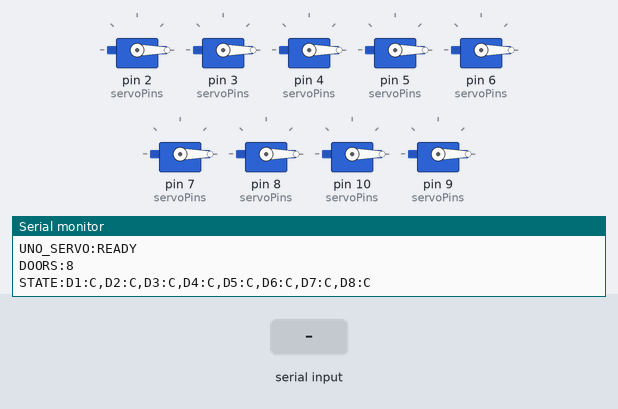
A sketch run on a simulated Arduino Uno, built with avr-gcc and run on an emulated ATmega328P. On the bench: 9 × servo, the last lines printed to the serial monitor. The test bench sets the inputs (shaded band). EEPROM starts erased.

Above: at 2.7 s.
2.8 s: "TEST\n" received over Serial
At 4.0 s:
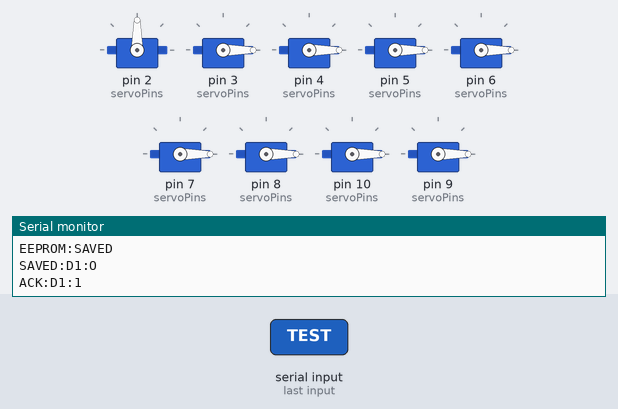
At 5.8 s:
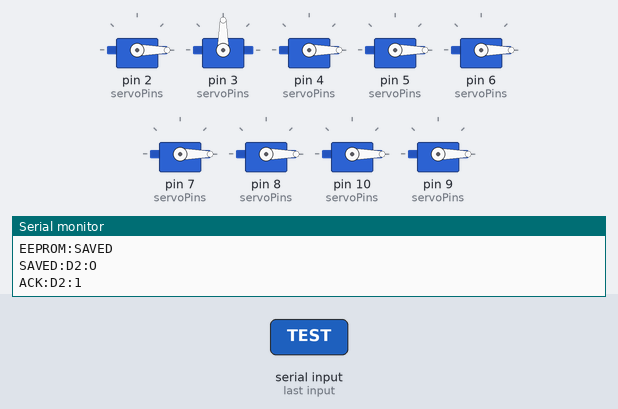
Timing chart, 0 to 19.9 s (numbered marks = the images above; inputs shaded):
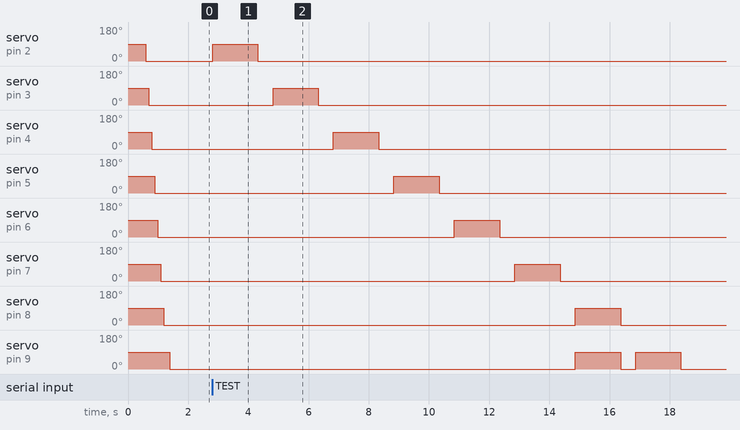

Measured:
- after the input at 2.8 s, servo on pin 2 (servoPins): 0° → 90° at once, → 0° 1.5 s later; servo on pin 3 (servoPins): 0° → 90° after 2.0 s, → 0° 1.5 s later

The sketch:

Uno_R3_Servo_Control.ino
```cpp
// UNO R3 Servo Control - Fixed Serial Printing
#include <Servo.h>
#include <EEPROM.h>

#define DOOR_COUNT 8
#define SERVO_ANGLE_CLOSED 0
#define SERVO_ANGLE_OPEN   90

// EEPROM configuration
#define EEPROM_START_ADDR 0
#define EEPROM_INIT_FLAG 100
#define EEPROM_MAGIC_VALUE 0xAA

// Servo pin mapping (Door 7 dual wing + Door 8 corrected)
const int servoPins[DOOR_COUNT + 1] = {
  2,  // Door 1
  3,  // Door 2
  4,  // Door 3
  5,  // Door 4
  6,  // Door 5
  7,  // Door 6
  8,  // Door 7A (dual wing)
  10, // Door 8 (corrected pin)
  9   // Door 7B (dual wing)
};

Servo servos[DOOR_COUNT + 1];
bool doorStates[DOOR_COUNT + 1] = {false};
unsigned long lastCommandTime[DOOR_COUNT + 1] = {0};
unsigned long lastStatusPrint = 0;
unsigned long commandsProcessed = 0;

String inputString = "";
bool stringComplete = false;
const unsigned long COMMAND_COOLDOWN = 500;

void setup() {
  Serial.begin(115200);
  delay(100);

  Serial.println("UNO_SERVO:INIT");
  delay(10);

  // Initialize servos
  for (int i = 0; i < DOOR_COUNT + 1; i++) {
    servos[i].attach(servoPins[i]);
    Serial.print("SERVO");
    Serial.print(i + 1);
    Serial.print(":PIN");
    Serial.print(servoPins[i]);
    Serial.println(":ATTACHED");
    delay(50);
  }

  // Load states from EEPROM
  loadDoorStates();

  // Set initial positions
  for (int i = 0; i < DOOR_COUNT + 1; i++) {
    int angle = doorStates[i] ? SERVO_ANGLE_OPEN : SERVO_ANGLE_CLOSED;
    servos[i].write(angle);
    Serial.print("SERVO");
    Serial.print(i + 1);
    Serial.print(":ANGLE:");
    Serial.print(angle);
    Serial.println("°");
    delay(100);
  }

  Serial.println("UNO_SERVO:READY");
  delay(10);
  Serial.print("DOORS:");
  Serial.println(DOOR_COUNT);
  delay(10);

  printAllDoorStates();
}

void loop() {
  // ===== ENHANCED SERIAL PROCESSING WITH BUFFER PROTECTION =====
  while (Serial.available()) {
    char inChar = (char)Serial.read();

    // Buffer overflow protection
    if (inputString.length() >= 50) {
      inputString = "";  // Reset if too long
      Serial.println("BUFFER_RESET");
      continue;
    }

    if (inChar == '\n' || inChar == '\r') {
      if (inputString.length() > 0 && inputString.length() <= 20) {
        stringComplete = true;
      } else {
        inputString = "";
      }
    } else if (inChar >= 32 && inChar <= 126) {
      inputString += inChar;
    }
  }

  if (stringComplete) {
    // Process command
    if (inputString.indexOf("ESP01_RX:") == 0) {
      String cleanCommand = inputString.substring(8);
      Serial.print("FWD:");
      Serial.println(cleanCommand);
      handleCommand(cleanCommand);
    } else {
      handleCommand(inputString);
    }
    inputString = "";
    stringComplete = false;
  }

  // Status reporting (reduced frequency)
  if (millis() - lastStatusPrint > 60000) {  // Every minute instead of 30s
    printSimpleStatus();  // Use simplified status instead
    lastStatusPrint = millis();
  }

  delay(10);
}

void handleCommand(String cmd) {
  cmd.trim();

  // Filter system messages
  if (cmd.startsWith("ACK:") ||
      cmd.startsWith("UNO_RX:") ||
      cmd.startsWith("DirectCmd:") ||
      cmd.indexOf("PULSE") != -1 ||
      cmd.indexOf("DURATION") != -1 ||
      cmd == "") {
    return;
  }

  commandsProcessed++;

  // Handle door commands: D1:1, D2:0, etc.
  if (cmd.startsWith("D") && cmd.indexOf(':') != -1) {
    int colonIdx = cmd.indexOf(':');
    String doorPart = cmd.substring(1, colonIdx);
    String statePart = cmd.substring(colonIdx + 1);

    int doorNum = doorPart.toInt();
    int state = statePart.toInt();

    if (doorNum >= 1 && doorNum <= DOOR_COUNT && (state == 0 || state == 1)) {
      Serial.print("PROC:D");
      Serial.print(doorNum);
      Serial.print(":");
      Serial.println(state);
      controlDoor(doorNum, state == 1);
    } else {
      Serial.println("INVALID_DOOR");
    }
  }
  // System commands
  else if (cmd == "TEST") {
    runTestSequence();
  }
  else if (cmd == "STATUS") {
    printSimpleStatus();
  }
  else if (cmd == "RESET") {
    resetAllDoors();
  }
}

void controlDoor(int doorNum, bool openState) {
  if (doorNum < 1 || doorNum > DOOR_COUNT) {
    Serial.println("ERROR:INVALID_DOOR");
    return;
  }

  unsigned long currentTime = millis();

  // Cooldown check
  if (currentTime - lastCommandTime[doorNum] < COMMAND_COOLDOWN) {
    Serial.println("COOLDOWN:D" + String(doorNum));
    return;
  }

  bool wasOpen = doorStates[doorNum];
  doorStates[doorNum] = openState;

  int angle = openState ? SERVO_ANGLE_OPEN : SERVO_ANGLE_CLOSED;

  if (doorNum == 7) {
    // Door 7: Dual wing control (both servos)
    servos[6].write(angle);  // servo7A (index 6, pin 8)
    servos[8].write(angle);  // servo7B (index 8, pin 9)
    Serial.print("D7:");
    Serial.println(openState ? "OPEN" : "CLOSE");
  } else {
    // Single door control
    int servoIndex = (doorNum > 7) ? doorNum : (doorNum - 1);
    servos[servoIndex].write(angle);
    Serial.print("D");
    Serial.print(doorNum);
    Serial.print(":");
    Serial.println(openState ? "OPEN" : "CLOSE");
  }

  lastCommandTime[doorNum] = currentTime;

  // Save state if changed
  if (wasOpen != openState) {
    saveDoorStates();
    Serial.print("SAVED:D");
    Serial.print(doorNum);
    Serial.print(":");
    Serial.println(openState ? "O" : "C");
  }

  // Send acknowledgment (simplified)
  Serial.print("ACK:D");
  Serial.print(doorNum);
  Serial.print(":");
  Serial.println(openState ? "1" : "0");
}

void printAllDoorStates() {
  Serial.print("STATE:");
  for (int i = 1; i <= DOOR_COUNT; i++) {
    Serial.print("D");
    Serial.print(i);
    Serial.print(":");
    Serial.print(doorStates[i] ? "O" : "C");
    if (i < DOOR_COUNT) Serial.print(",");
  }
  Serial.println();
}

// Simplified status to avoid memory issues
void printSimpleStatus() {
  Serial.println("-- STATUS --");
  delay(5);
  Serial.print("CMD_COUNT:");
  Serial.println(commandsProcessed);
  delay(5);

  printAllDoorStates();
  delay(5);

  Serial.println("-- END --");
}

void resetAllDoors() {
  Serial.println("RESET:ALL");
  for (int i = 1; i <= DOOR_COUNT; i++) {
    lastCommandTime[i] = 0; // Reset cooldown
    controlDoor(i, false);
    delay(200);
  }
  Serial.println("RESET:DONE");
}

void runTestSequence() {
  Serial.println("TEST:START");

  for (int i = 1; i <= DOOR_COUNT; i++) {
    Serial.print("TEST:D");
    Serial.println(i);

    lastCommandTime[i] = 0;
    controlDoor(i, true);   // Open
    delay(1500);

    lastCommandTime[i] = 0;
    controlDoor(i, false);  // Close
    delay(500);
  }
  Serial.println("TEST:DONE");
}

void saveDoorStates() {
  EEPROM.update(EEPROM_INIT_FLAG, EEPROM_MAGIC_VALUE);

  for (int i = 1; i <= DOOR_COUNT; i++) {
    EEPROM.update(EEPROM_START_ADDR + i, doorStates[i] ? 1 : 0);
  }

  Serial.println("EEPROM:SAVED");
}

void loadDoorStates() {
  uint8_t initFlag = EEPROM.read(EEPROM_INIT_FLAG);

  if (initFlag == EEPROM_MAGIC_VALUE) {
    for (int i = 1; i <= DOOR_COUNT; i++) {
      uint8_t state = EEPROM.read(EEPROM_START_ADDR + i);
      doorStates[i] = (state == 1);
    }
    Serial.println("EEPROM:LOADED");
  } else {
    for (int i = 1; i <= DOOR_COUNT; i++) {
      doorStates[i] = false;
    }
    saveDoorStates();
    Serial.println("EEPROM:INIT");
  }
}
```
